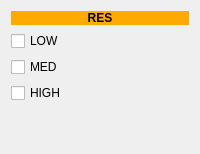
               <widget class="QFrame" name="res_frame">
                <layout class="QVBoxLayout" name="verticalLayout_2">
                 <item>
                  <widget class="QLabel" name="label_8">
                   <property name="palette">
                    <palette>
                     <active>
                      <colorrole role="WindowText">
                       <brush brushstyle="SolidPattern">
                        <color alpha="255">
                         <red>0</red>
                         <green>0</green>
                         <blue>0</blue>
                        </color>
                       </brush>
                      </colorrole>
                      <colorrole role="Button">
                       <brush brushstyle="SolidPattern">
                        <color alpha="255">
                         <red>255</red>
                         <green>170</green>
                         <blue>0</blue>
                        </color>
                       </brush>
                      </colorrole>
                      <colorrole role="Light">
                       <brush brushstyle="SolidPattern">
                        <color alpha="255">
                         <red>255</red>
                         <green>213</green>
                         <blue>127</blue>
                        </color>
                       </brush>
                      </colorrole>
                      <colorrole role="Midlight">
                       <brush brushstyle="SolidPattern">
                        <color alpha="255">
                         <red>255</red>
                         <green>191</green>
                         <blue>63</blue>
                        </color>
                       </brush>
                      </colorrole>
                      <colorrole role="Dark">
                       <brush brushstyle="SolidPattern">
                        <color alpha="255">
                         <red>127</red>
                         <green>85</green>
                         <blue>0</blue>
                        </color>
                       </brush>
                      </colorrole>
                      <colorrole role="Mid">
                       <brush brushstyle="SolidPattern">
                        <color alpha="255">
                         <red>170</red>
                         <green>113</green>
                         <blue>0</blue>
                        </color>
                       </brush>
                      </colorrole>
                      <colorrole role="Text">
                       <brush brushstyle="SolidPattern">
                        <color alpha="255">
                         <red>0</red>
                         <green>0</green>
                         <blue>0</blue>
                        </color>
                       </brush>
                      </colorrole>
                      <colorrole role="BrightText">
                       <brush brushstyle="SolidPattern">
                        <color alpha="255">
                         <red>255</red>
                         <green>255</green>
                         <blue>255</blue>
                        </color>
                       </brush>
                      </colorrole>
                      <colorrole role="ButtonText">
                       <brush brushstyle="SolidPattern">
                        <color alpha="255">
                         <red>0</red>
                         <green>0</green>
                         <blue>0</blue>
                        </color>
                       </brush>
                      </colorrole>
                      <colorrole role="Base">
                       <brush brushstyle="SolidPattern">
                        <color alpha="255">
                         <red>255</red>
                         <green>255</green>
                         <blue>255</blue>
                        </color>
                       </brush>
                      </colorrole>
                      <colorrole role="Window">
                       <brush brushstyle="SolidPattern">
                        <color alpha="255">
                         <red>255</red>
                         <green>170</green>
                         <blue>0</blue>
                        </color>
                       </brush>
                      </colorrole>
                      <colorrole role="Shadow">
                       <brush brushstyle="SolidPattern">
                        <color alpha="255">
                         <red>0</red>
                         <green>0</green>
                         <blue>0</blue>
                        </color>
                       </brush>
                      </colorrole>
                      <colorrole role="AlternateBase">
                       <brush brushstyle="SolidPattern">
                        <color alpha="255">
                         <red>255</red>
                         <green>212</green>
                         <blue>127</blue>
                        </color>
                       </brush>
                      </colorrole>
                      <colorrole role="ToolTipBase">
                       <brush brushstyle="SolidPattern">
                        <color alpha="255">
                         <red>255</red>
                         <green>255</green>
                         <blue>220</blue>
                        </color>
                       </brush>
                      </colorrole>
                      <colorrole role="ToolTipText">
                       <brush brushstyle="SolidPattern">
                        <color alpha="255">
                         <red>0</red>
                         <green>0</green>
                         <blue>0</blue>
                        </color>
                       </brush>
                      </colorrole>
                     </active>
                     <inactive>
                      <colorrole role="WindowText">
                       <brush brushstyle="SolidPattern">
                        <color alpha="255">
                         <red>0</red>
                         <green>0</green>
                         <blue>0</blue>
                        </color>
                       </brush>
                      </colorrole>
                      <colorrole role="Button">
                       <brush brushstyle="SolidPattern">
                        <color alpha="255">
                         <red>255</red>
                         <green>170</green>
                         <blue>0</blue>
                        </color>
                       </brush>
                      </colorrole>
                      <colorrole role="Light">
                       <brush brushstyle="SolidPattern">
                        <color alpha="255">
                         <red>255</red>
                         <green>213</green>
                         <blue>127</blue>
                        </color>
                       </brush>
                      </colorrole>
                      <colorrole role="Midlight">
                       <brush brushstyle="SolidPattern">
                        <color alpha="255">
                         <red>255</red>
                         <green>191</green>
                         <blue>63</blue>
                        </color>
                       </brush>
                      </colorrole>
                      <colorrole role="Dark">
                       <brush brushstyle="SolidPattern">
                        <color alpha="255">
                         <red>127</red>
                         <green>85</green>
                         <blue>0</blue>
                        </color>
                       </brush>
                      </colorrole>
                      <colorrole role="Mid">
                       <brush brushstyle="SolidPattern">
                        <color alpha="255">
                         <red>170</red>
                         <green>113</green>
                         <blue>0</blue>
                        </color>
                       </brush>
                      </colorrole>
                      <colorrole role="Text">
                       <brush brushstyle="SolidPattern">
                        <color alpha="255">
                         <red>0</red>
                         <green>0</green>
                         <blue>0</blue>
                        </color>
                       </brush>
                      </colorrole>
                      <colorrole role="BrightText">
                       <brush brushstyle="SolidPattern">
                        <color alpha="255">
                         <red>255</red>
                         <green>255</green>
                         <blue>255</blue>
                        </color>
                       </brush>
                      </colorrole>
                      <colorrole role="ButtonText">
                       <brush brushstyle="SolidPattern">
                        <color alpha="255">
                         <red>0</red>
                         <green>0</green>
                         <blue>0</blue>
                        </color>
                       </brush>
                      </colorrole>
                      <colorrole role="Base">
                       <brush brushstyle="SolidPattern">
                        <color alpha="255">
                         <red>255</red>
                         <green>255</green>
                         <blue>255</blue>
                        </color>
                       </brush>
                      </colorrole>
                      <colorrole role="Window">
                       <brush brushstyle="SolidPattern">
                        <color alpha="255">
                         <red>255</red>
                         <green>170</green>
                         <blue>0</blue>
                        </color>
                       </brush>
                      </colorrole>
                      <colorrole role="Shadow">
                       <brush brushstyle="SolidPattern">
                        <color alpha="255">
                         <red>0</red>
                         <green>0</green>
                         <blue>0</blue>
                        </color>
                       </brush>
                      </colorrole>
                      <colorrole role="AlternateBase">
                       <brush brushstyle="SolidPattern">
                        <color alpha="255">
                         <red>255</red>
                         <green>212</green>
                         <blue>127</blue>
                        </color>
                       </brush>
                      </colorrole>
                      <colorrole role="ToolTipBase">
                       <brush brushstyle="SolidPattern">
                        <color alpha="255">
                         <red>255</red>
                         <green>255</green>
                         <blue>220</blue>
                        </color>
                       </brush>
                      </colorrole>
                      <colorrole role="ToolTipText">
                       <brush brushstyle="SolidPattern">
                        <color alpha="255">
                         <red>0</red>
                         <green>0</green>
                         <blue>0</blue>
                        </color>
                       </brush>
                      </colorrole>
                     </inactive>
                     <disabled>
                      <colorrole role="WindowText">
                       <brush brushstyle="SolidPattern">
                        <color alpha="255">
                         <red>127</red>
                         <green>85</green>
                         <blue>0</blue>
                        </color>
                       </brush>
                      </colorrole>
                      <colorrole role="Button">
                       <brush brushstyle="SolidPattern">
                        <color alpha="255">
                         <red>255</red>
                         <green>170</green>
                         <blue>0</blue>
                        </color>
                       </brush>
                      </colorrole>
                      <colorrole role="Light">
                       <brush brushstyle="SolidPattern">
                        <color alpha="255">
                         <red>255</red>
                         <green>213</green>
                         <blue>127</blue>
                        </color>
                       </brush>
                      </colorrole>
                      <colorrole role="Midlight">
                       <brush brushstyle="SolidPattern">
                        <color alpha="255">
                         <red>255</red>
                         <green>191</green>
                         <blue>63</blue>
                        </color>
                       </brush>
                      </colorrole>
                      <colorrole role="Dark">
                       <brush brushstyle="SolidPattern">
                        <color alpha="255">
                         <red>127</red>
                         <green>85</green>
                         <blue>0</blue>
                        </color>
                       </brush>
                      </colorrole>
                      <colorrole role="Mid">
                       <brush brushstyle="SolidPattern">
                        <color alpha="255">
                         <red>170</red>
                         <green>113</green>
                         <blue>0</blue>
                        </color>
                       </brush>
                      </colorrole>
                      <colorrole role="Text">
                       <brush brushstyle="SolidPattern">
                        <color alpha="255">
                         <red>127</red>
                         <green>85</green>
                         <blue>0</blue>
                        </color>
                       </brush>
                      </colorrole>
                      <colorrole role="BrightText">
                       <brush brushstyle="SolidPattern">
                        <color alpha="255">
                         <red>255</red>
                         <green>255</green>
                         <blue>255</blue>
                        </color>
                       </brush>
                      </colorrole>
                      <colorrole role="ButtonText">
                       <brush brushstyle="SolidPattern">
                        <color alpha="255">
                         <red>127</red>
                         <green>85</green>
                         <blue>0</blue>
                        </color>
                       </brush>
                      </colorrole>
                      <colorrole role="Base">
                       <brush brushstyle="SolidPattern">
                        <color alpha="255">
                         <red>255</red>
                         <green>170</green>
                         <blue>0</blue>
                        </color>
                       </brush>
                      </colorrole>
                      <colorrole role="Window">
                       <brush brushstyle="SolidPattern">
                        <color alpha="255">
                         <red>255</red>
                         <green>170</green>
                         <blue>0</blue>
                        </color>
                       </brush>
                      </colorrole>
                      <colorrole role="Shadow">
                       <brush brushstyle="SolidPattern">
                        <color alpha="255">
                         <red>0</red>
                         <green>0</green>
                         <blue>0</blue>
                        </color>
                       </brush>
                      </colorrole>
                      <colorrole role="AlternateBase">
                       <brush brushstyle="SolidPattern">
                        <color alpha="255">
                         <red>255</red>
                         <green>170</green>
                         <blue>0</blue>
                        </color>
                       </brush>
                      </colorrole>
                      <colorrole role="ToolTipBase">
                       <brush brushstyle="SolidPattern">
                        <color alpha="255">
                         <red>255</red>
                         <green>255</green>
                         <blue>220</blue>
                        </color>
                       </brush>
                      </colorrole>
                      <colorrole role="ToolTipText">
                       <brush brushstyle="SolidPattern">
                        <color alpha="255">
                         <red>0</red>
                         <green>0</green>
                         <blue>0</blue>
                        </color>
                       </brush>
                      </colorrole>
                     </disabled>
                    </palette>
                   </property>
                   <property name="font">
                    <font>
                     <weight>75</weight>
                     <bold>true</bold>
                    </font>
                   </property>
                   <property name="autoFillBackground">
                    <bool>true</bool>
                   </property>
                   <property name="styleSheet">
                    <string notr="true">pLabel-&gt;setStyleSheet(&quot;QLabel { background-color : red; color : blue; }&quot;);</string>
                   </property>
                   <property name="text">
                    <string>&lt;html&gt;&lt;head/&gt;&lt;body&gt;&lt;p align=&quot;center&quot;&gt;&lt;span style=&quot; color:#000000;&quot;&gt;RES&lt;/span&gt;&lt;/p&gt;&lt;/body&gt;&lt;/html&gt;</string>
                   </property>
                   <property name="scaledContents">
                    <bool>false</bool>
                   </property>
                   <property name="alignment">
                    <set>Qt::AlignCenter</set>
                   </property>
                  </widget>
                 </item>
                 <item>
                  <widget class="QCheckBox" name="low_checkBox">
                   <property name="text">
                    <string>LOW</string>
                   </property>
                   <property name="checked">
                    <bool>false</bool>
                   </property>
                  </widget>
                 </item>
                 <item>
                  <widget class="QCheckBox" name="med_checkBox">
                   <property name="text">
                    <string>MED</string>
                   </property>
                   <property name="checked">
                    <bool>false</bool>
                   </property>
                  </widget>
                 </item>
                 <item>
                  <widget class="QCheckBox" name="high_checkBox">
                   <property name="text">
                    <string>HIGH</string>
                   </property>
                   <property name="checked">
                    <bool>false</bool>
                   </property>
                  </widget>
                 </item>
                 <item>
                  <spacer name="verticalSpacer">
                   <property name="orientation">
                    <enum>Qt::Vertical</enum>
                   </property>
                   <property name="sizeHint" stdset="0">
                    <size>
                     <width>20</width>
                     <height>40</height>
                    </size>
                   </property>
                  </spacer>
                 </item>
                </layout>
               </widget>
